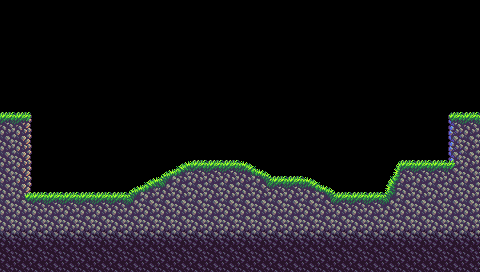

This game map was drawn from its Tiled (.tmx) file and the tilesets committed beside it. A one-line description and the full map source follow:
An orthogonal 30x17 tile map with 16x16 px tiles, 1 tile layer (Tile Layer 1).

<map version="1.10" tiledversion="1.11.2" orientation="orthogonal" renderorder="right-down" width="30" height="17" tilewidth="16" tileheight="16" infinite="0" nextlayerid="3" nextobjectid="1">
 <tileset firstgid="1" source="grasslands_tileset/grasslands_tileset.tsx" />
 <layer id="1" name="Tile Layer 1" width="30" height="17">
  <data encoding="csv">
0,0,0,0,0,0,0,0,0,0,0,0,0,0,0,0,0,0,0,0,0,0,0,0,0,0,0,0,0,0,
0,0,0,0,0,0,0,0,0,0,0,0,0,0,0,0,0,0,0,0,0,0,0,0,0,0,0,0,0,0,
0,0,0,0,0,0,0,0,0,0,0,0,0,0,0,0,0,0,0,0,0,0,0,0,0,0,0,0,0,0,
0,0,0,0,0,0,0,0,0,0,0,0,0,0,0,0,0,0,0,0,0,0,0,0,0,0,0,0,0,0,
0,0,0,0,0,0,0,0,0,0,0,0,0,0,0,0,0,0,0,0,0,0,0,0,0,0,0,0,0,0,
0,0,0,0,0,0,0,0,0,0,0,0,0,0,0,0,0,0,0,0,0,0,0,0,0,0,0,0,0,0,
0,0,0,0,0,0,0,0,0,0,0,0,0,0,0,0,0,0,0,0,0,0,0,0,0,0,0,0,0,0,
162,163,0,0,0,0,0,0,0,0,0,0,0,0,0,0,0,0,0,0,0,0,0,0,0,0,0,0,157,162,
859,240,0,0,0,0,0,0,0,0,0,0,0,0,0,0,0,0,0,0,0,0,0,0,0,0,0,0,234,859,
859,240,0,0,0,0,0,0,0,0,0,0,0,0,0,0,0,0,0,0,0,0,0,0,0,0,0,0,234,859,
859,240,0,0,0,0,0,0,0,0,585,586,512,512,512,514,515,0,0,0,0,0,0,0,193,194,194,194,479,859,
859,240,0,0,0,0,0,0,585,586,587,859,859,859,859,859,592,512,512,514,515,0,0,0,270,859,859,859,859,859,
859,477,159,159,159,159,159,159,587,859,859,859,859,859,859,859,859,859,859,859,592,512,512,512,347,859,859,859,859,859,
859,859,859,859,859,859,859,859,859,859,859,859,859,859,859,859,859,859,859,859,859,859,859,859,859,859,859,859,859,859,
236,236,236,236,236,236,236,236,236,236,236,236,236,236,236,236,236,236,236,236,236,236,236,236,236,236,236,236,236,236,
313,313,313,313,313,313,313,313,313,313,313,313,313,313,313,313,313,313,313,313,313,313,313,313,313,313,313,313,313,313,
313,313,313,313,313,313,313,313,313,313,313,313,313,313,313,313,313,313,313,313,313,313,313,313,313,313,313,313,313,313
</data>
 </layer>
</map>